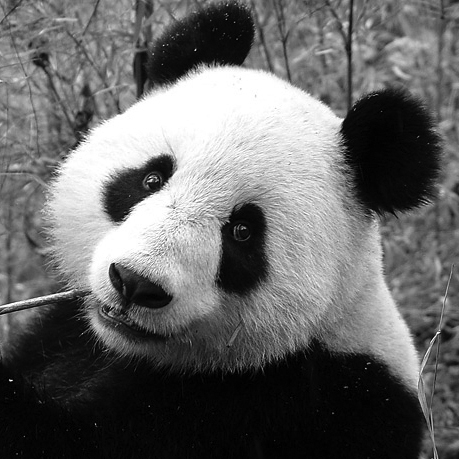
#> input picture image/panda.jpg, 459 x 459 px, found by its file name
$ python gray_to_negative_short.py
#> lines starting #> are read from the running program, lines starting #| are printed output that depends on the picture
import matplotlib.pyplot as plt

path = '/home/habray/Image_Processing/Image-Processing/image/'
img = plt.imread(path + 'panda.jpg')
#> img is the input picture: shape (459, 459); min 0, max 255, mean 103.2

plt.imshow(255 - img, cmap="gray")
plt.show()
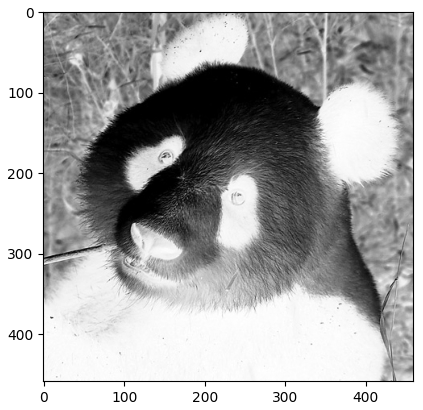
#> figure drawn by matplotlib, 1 panel

$ run again, with image/28*28.jpg copied over image/panda.jpg
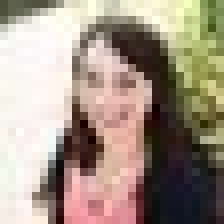
#> input picture image/28*28.jpg, 28 x 28 px, found by its file name (shown 8 times larger)
#> img is the input picture: shape (28, 28, 3); mean R, G, B 163.1, 148.4, 134.1
#> `plt.show()`:
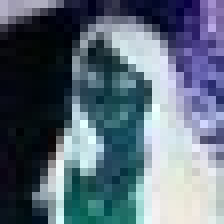
#> shown: shape (28, 28, 3) (shown 8 times larger); mean R, G, B 91.9, 106.6, 120.9
